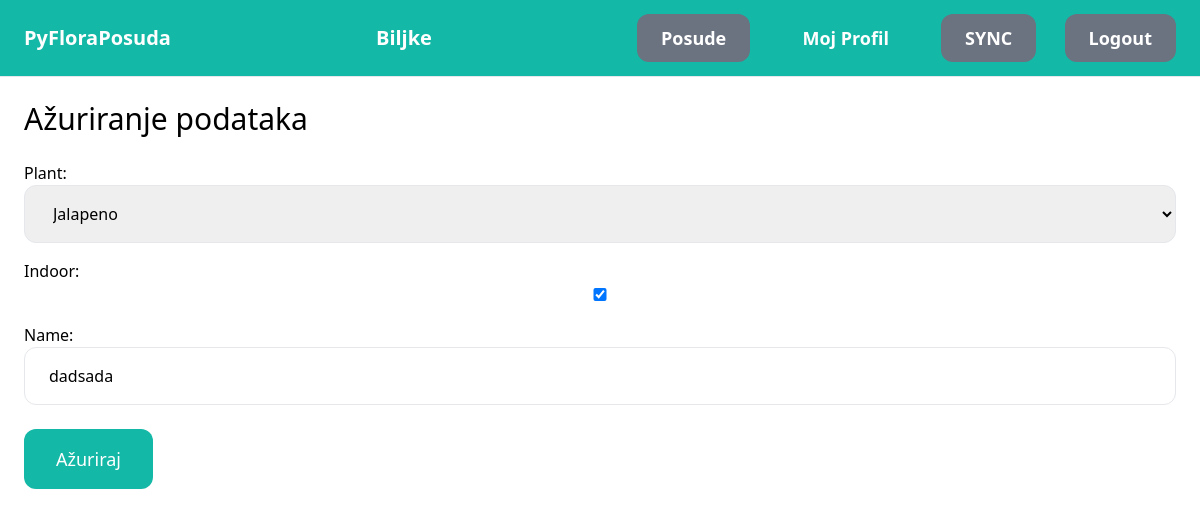
/posude/2/promjena/ (signed in), run on the app's committed database.
### pot/models.py (models this page shows, shortened)
class Pot(models.Model):
    name = models.CharField(max_length=255)
    plant = models.ForeignKey(Plant, related_name='potsPlant', on_delete=models.PROTECT, null=True, blank=True)
    user = models.ForeignKey(User, related_name='potsUser', on_delete=models.CASCADE)
    senzorTmp = models.ForeignKey(Senzors, related_name='potsSenzorTmp', on_delete=models.PROTECT)
    senzorPh = models.ForeignKey(Senzors, related_name='potsSenzorPh', on_delete=models.PROTECT)
    senzorBrightness = models.ForeignKey(Senzors, related_name='potsSenzorBrightness', on_delete=models.PROTECT)
    senzorHumidity = models.ForeignKey(Senzors, related_name='potsSenzorHumidity', on_delete=models.PROTECT)
    indoor = models.BooleanField(default=True)
    status = models.CharField(max_length=255)

### plant/models.py (models this page shows)
class Plant(models.Model):
    name = models.CharField(max_length=255)
    image = models.ImageField(upload_to='plant_images')
    humidity = models.CharField(max_length=255)
    brightness = models.CharField(max_length=255)
    temperature = models.CharField(max_length=255)
    substrate = models.CharField(max_length=255)
    def __str__(self):
        return self.name

### pot/views.py (the view)
# urls.py: path('<int:pk>/promjena/', views.edit, name='edit'),
@login_required
def edit(request, pk):
    pot = get_object_or_404(Pot, pk=pk)
    if request.method == 'POST':
        form = EditPotForm(request.POST, request.FILES, instance=pot)
        if form.is_valid():
            form.save()
            return redirect('pot:detail', pk=pot.id)
    else:
        form = EditPotForm(instance=pot)
    return render(request, 'pots/form.html', {
        'form': form,
        'title': 'Ažuriranje podataka',
        'command': 'Ažuriraj',
    })

### pot/forms.py
class EditPotForm(forms.ModelForm):
    class Meta:
        model = Pot
        fields = {'name', 'plant', 'indoor'}
        widgets = {
            'name': forms.TextInput(attrs={
                'class': INPUT_CLASSES
            }),
            'plant': forms.Select(attrs={
                'class': INPUT_CLASSES
            }),
            'indoor': forms.CheckboxInput(attrs={
                'class': INPUT_CLASSES
            }),
        }

### pot/templates/pots/form.html (shortened to what this page needs)
{% extends 'core/base.html' %}
{% block content %}
<h1 class="mb-6 text-3xl">{{ title }}</h1>
<form method="post" action="." enctype="multipart/form-data">
    <div class="space-y-4">
        {{ form.as_p }}
    </div>
    <button class="mt-6 py-4 px-8 text-lg bg-teal-500 hover:bg-teal-700 rounded-xl text-white">{{ command }}</button>
</form>
{% endblock %}

### data on the page
Pot: plant "Jalapeno", indoor "☑"
Plant: name "dadsada"

### other printed values
{{ title }} "Ažuriranje podataka"
{{ command }} "Ažuriraj"
